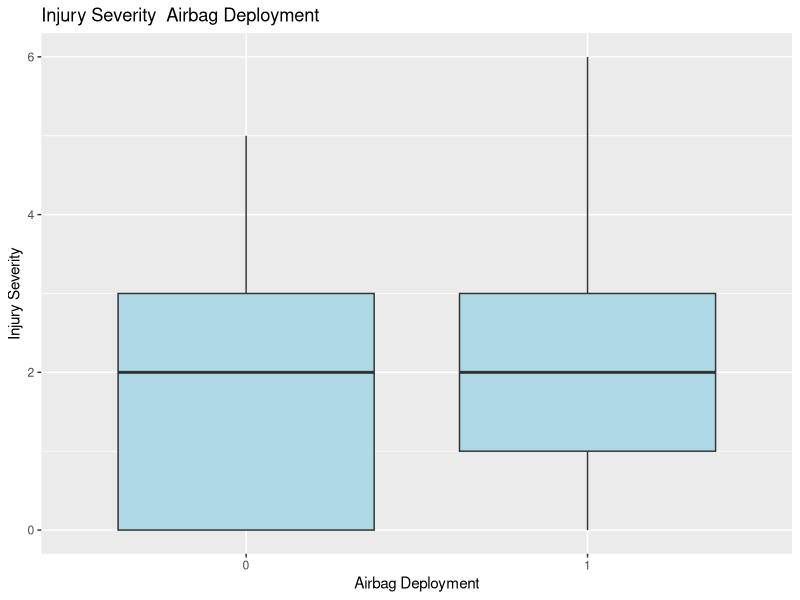

Write R code to recreate this figure.
# Load the data set
data <- read.csv('AccFat_Info.csv')

# Separate data into two groups: with and without airbag deployment
with_airbag <- data[data$deploy == 1, "injSeverity"]
without_airbag <- data[data$deploy == 0, "injSeverity"]

# Perform a two-sample t-test
t_test_result <- t.test(with_airbag, without_airbag)

# Print the results of the t-test
cat("Results of Two-Sample T-Test:\n")
cat("Test Statistic:", t_test_result$statistic, "\n")
cat("P-Value:", t_test_result$p.value, "\n")

# Determine the significance level (e.g., 0.05)
alpha <- 0.05

# Perform hypothesis testing
if (t_test_result$p.value < alpha) {
  cat("Conclusion: Reject the null hypothesis.\n")
  cat("Airbags significantly reduce injuries during accidents.\n")
} else {
  cat("Conclusion: Fail to reject the null hypothesis.\n")
  cat("There is no significant evidence that airbags reduce injuries.\n")
}

# Create a box plot for visualization
library(ggplot2)

ggplot(data, aes(x = factor(deploy), y = injSeverity)) +
  geom_boxplot(fill = "lightblue") +
  labs(title = "Injury Severity  Airbag Deployment", x = "Airbag Deployment", y = "Injury Severity")


